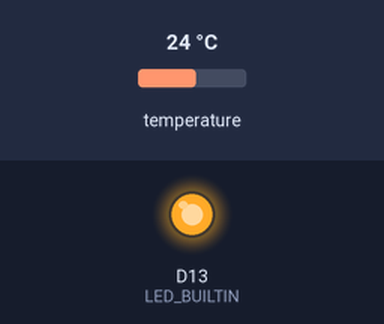
A sketch run on a simulated Arduino Nano 33 IoT. Shown: output pins drawn as LEDs (lit = HIGH). The inputs (shaded band) are chosen by the test bench; at power-on: temperature 24 °C. Nothing arrives over Bluetooth unless stated; a phone connects over Bluetooth LE 3 s after start.

Above: at 0.05 s.
Timing chart, 0 to 3.0 s (numbered marks = the images above):
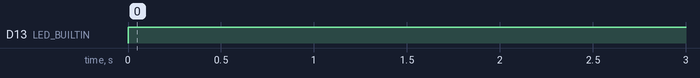

The sketch:

sender_code_Alvi.ino
```cpp
#include <ArduinoBLE.h>
#include <OneWire.h>

#define ONE_WIRE_BUS 2
OneWire ds(ONE_WIRE_BUS);

BLEService envService("181A");
BLEShortCharacteristic tempCharacteristic("2A6E", BLERead | BLENotify);

unsigned long lastUpdate = 0;
const unsigned long updateInterval = 1000;

int16_t readDS18B20() {
  byte data[9];
  ds.reset();
  ds.skip();
  ds.write(0x44, 0);
  delay(750);
  ds.reset();
  ds.skip();
  ds.write(0xBE);
  for (byte i = 0; i < 9; i++) data[i] = ds.read();
  int16_t raw = (data[1] << 8) | data[0];
  return (int16_t)(((int32_t)raw * 25) / 4);
}

void setup() {
  pinMode(LED_BUILTIN, OUTPUT);

  if (!BLE.begin()) {
    while (1) {
      digitalWrite(LED_BUILTIN, HIGH);
      delay(100);
      digitalWrite(LED_BUILTIN, LOW);
      delay(100);
    }
  }

  BLE.setLocalName("UnoTempSensor");
  BLE.setDeviceName("UnoTempSensor");
  BLE.setAdvertisedService(envService);
  envService.addCharacteristic(tempCharacteristic);
  BLE.addService(envService);
  tempCharacteristic.writeValue((int16_t)0);

  BLE.advertise();
  digitalWrite(LED_BUILTIN, HIGH);
}

void loop() {
  BLEDevice central = BLE.central();

  if (central) {
    while (central.connected()) {
      if (millis() - lastUpdate >= updateInterval) {
        lastUpdate = millis();
        tempCharacteristic.writeValue(readDS18B20());
        digitalWrite(LED_BUILTIN, LOW);
        delay(20);
        digitalWrite(LED_BUILTIN, HIGH);
      }
    }
  }
}
```
